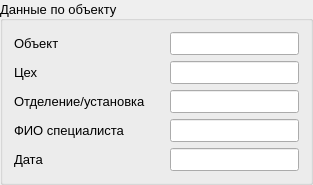
               <widget class="QGroupBox" name="groupBox_reportGenerationGeneral_objectData">
                <property name="sizePolicy">
                 <sizepolicy hsizetype="Expanding" vsizetype="Maximum">
                  <horstretch>2</horstretch>
                  <verstretch>0</verstretch>
                 </sizepolicy>
                </property>
                <property name="font">
                 <font>
                  <family>Segoe UI</family>
                  <pointsize>10</pointsize>
                 </font>
                </property>
                <property name="title">
                 <string>Данные по объекту</string>
                </property>
                <property name="alignment">
                 <set>Qt::AlignmentFlag::AlignLeading|Qt::AlignmentFlag::AlignLeft|Qt::AlignmentFlag::AlignVCenter</set>
                </property>
                <layout class="QFormLayout" name="formLayout_4">
                 <item row="0" column="0">
                  <widget class="QLabel" name="label_object">
                   <property name="sizePolicy">
                    <sizepolicy hsizetype="Preferred" vsizetype="Preferred">
                     <horstretch>0</horstretch>
                     <verstretch>0</verstretch>
                    </sizepolicy>
                   </property>
                   <property name="minimumSize">
                    <size>
                     <width>150</width>
                     <height>0</height>
                    </size>
                   </property>
                   <property name="text">
                    <string>Объект</string>
                   </property>
                  </widget>
                 </item>
                 <item row="0" column="1">
                  <widget class="QLineEdit" name="lineEdit_object">
                   <property name="sizePolicy">
                    <sizepolicy hsizetype="Preferred" vsizetype="Preferred">
                     <horstretch>0</horstretch>
                     <verstretch>0</verstretch>
                    </sizepolicy>
                   </property>
                   <property name="font">
                    <font>
                     <family>Segoe UI</family>
                     <pointsize>10</pointsize>
                    </font>
                   </property>
                   <property name="styleSheet">
                    <string notr="true">padding: 2px 2px;</string>
                   </property>
                   <property name="readOnly">
                    <bool>true</bool>
                   </property>
                   <property name="clearButtonEnabled">
                    <bool>false</bool>
                   </property>
                  </widget>
                 </item>
                 <item row="1" column="0">
                  <widget class="QLabel" name="label_manufacture">
                   <property name="sizePolicy">
                    <sizepolicy hsizetype="Preferred" vsizetype="Preferred">
                     <horstretch>0</horstretch>
                     <verstretch>0</verstretch>
                    </sizepolicy>
                   </property>
                   <property name="minimumSize">
                    <size>
                     <width>150</width>
                     <height>0</height>
                    </size>
                   </property>
                   <property name="text">
                    <string>Цех</string>
                   </property>
                  </widget>
                 </item>
                 <item row="1" column="1">
                  <widget class="QLineEdit" name="lineEdit_manufacture">
                   <property name="sizePolicy">
                    <sizepolicy hsizetype="Preferred" vsizetype="Preferred">
                     <horstretch>0</horstretch>
                     <verstretch>0</verstretch>
                    </sizepolicy>
                   </property>
                   <property name="font">
                    <font>
                     <family>Segoe UI</family>
                     <pointsize>10</pointsize>
                    </font>
                   </property>
                   <property name="styleSheet">
                    <string notr="true">padding: 2px 2px;</string>
                   </property>
                   <property name="readOnly">
                    <bool>true</bool>
                   </property>
                   <property name="clearButtonEnabled">
                    <bool>false</bool>
                   </property>
                  </widget>
                 </item>
                 <item row="2" column="0">
                  <widget class="QLabel" name="label_department">
                   <property name="sizePolicy">
                    <sizepolicy hsizetype="Preferred" vsizetype="Preferred">
                     <horstretch>0</horstretch>
                     <verstretch>0</verstretch>
                    </sizepolicy>
                   </property>
                   <property name="minimumSize">
                    <size>
                     <width>150</width>
                     <height>0</height>
                    </size>
                   </property>
                   <property name="text">
                    <string>Отделение/установка</string>
                   </property>
                  </widget>
                 </item>
                 <item row="2" column="1">
                  <widget class="QLineEdit" name="lineEdit_department">
                   <property name="sizePolicy">
                    <sizepolicy hsizetype="Preferred" vsizetype="Preferred">
                     <horstretch>0</horstretch>
                     <verstretch>0</verstretch>
                    </sizepolicy>
                   </property>
                   <property name="font">
                    <font>
                     <family>Segoe UI</family>
                     <pointsize>10</pointsize>
                    </font>
                   </property>
                   <property name="styleSheet">
                    <string notr="true">padding: 2px 2px;</string>
                   </property>
                   <property name="readOnly">
                    <bool>true</bool>
                   </property>
                   <property name="clearButtonEnabled">
                    <bool>false</bool>
                   </property>
                  </widget>
                 </item>
                 <item row="3" column="0">
                  <widget class="QLabel" name="label_FIO">
                   <property name="sizePolicy">
                    <sizepolicy hsizetype="Preferred" vsizetype="Preferred">
                     <horstretch>0</horstretch>
                     <verstretch>0</verstretch>
                    </sizepolicy>
                   </property>
                   <property name="minimumSize">
                    <size>
                     <width>150</width>
                     <height>0</height>
                    </size>
                   </property>
                   <property name="text">
                    <string>ФИО специалиста</string>
                   </property>
                  </widget>
                 </item>
                 <item row="3" column="1">
                  <widget class="QLineEdit" name="lineEdit_FIO">
                   <property name="sizePolicy">
                    <sizepolicy hsizetype="Preferred" vsizetype="Preferred">
                     <horstretch>0</horstretch>
                     <verstretch>0</verstretch>
                    </sizepolicy>
                   </property>
                   <property name="font">
                    <font>
                     <family>Segoe UI</family>
                     <pointsize>10</pointsize>
                    </font>
                   </property>
                   <property name="styleSheet">
                    <string notr="true">padding: 2px 2px;</string>
                   </property>
                   <property name="readOnly">
                    <bool>true</bool>
                   </property>
                   <property name="clearButtonEnabled">
                    <bool>false</bool>
                   </property>
                  </widget>
                 </item>
                 <item row="5" column="1">
                  <widget class="QLineEdit" name="lineEdit_date">
                   <property name="sizePolicy">
                    <sizepolicy hsizetype="Preferred" vsizetype="Preferred">
                     <horstretch>0</horstretch>
                     <verstretch>0</verstretch>
                    </sizepolicy>
                   </property>
                   <property name="font">
                    <font>
                     <family>Segoe UI</family>
                     <pointsize>10</pointsize>
                    </font>
                   </property>
                   <property name="styleSheet">
                    <string notr="true">padding: 2px 2px;</string>
                   </property>
                   <property name="readOnly">
                    <bool>true</bool>
                   </property>
                   <property name="clearButtonEnabled">
                    <bool>false</bool>
                   </property>
                  </widget>
                 </item>
                 <item row="5" column="0">
                  <widget class="QLabel" name="label_date">
                   <property name="sizePolicy">
                    <sizepolicy hsizetype="Preferred" vsizetype="Preferred">
                     <horstretch>0</horstretch>
                     <verstretch>0</verstretch>
                    </sizepolicy>
                   </property>
                   <property name="minimumSize">
                    <size>
                     <width>150</width>
                     <height>0</height>
                    </size>
                   </property>
                   <property name="text">
                    <string>Дата</string>
                   </property>
                  </widget>
                 </item>
                </layout>
               </widget>
